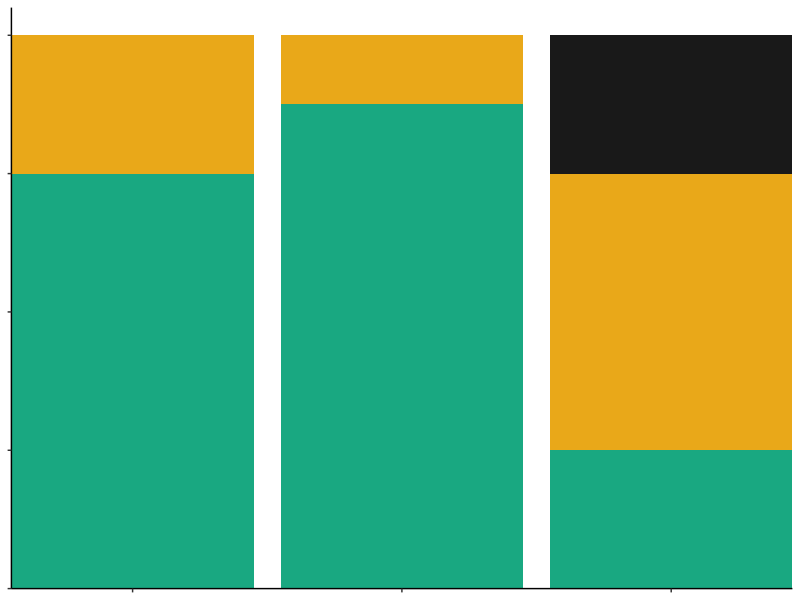
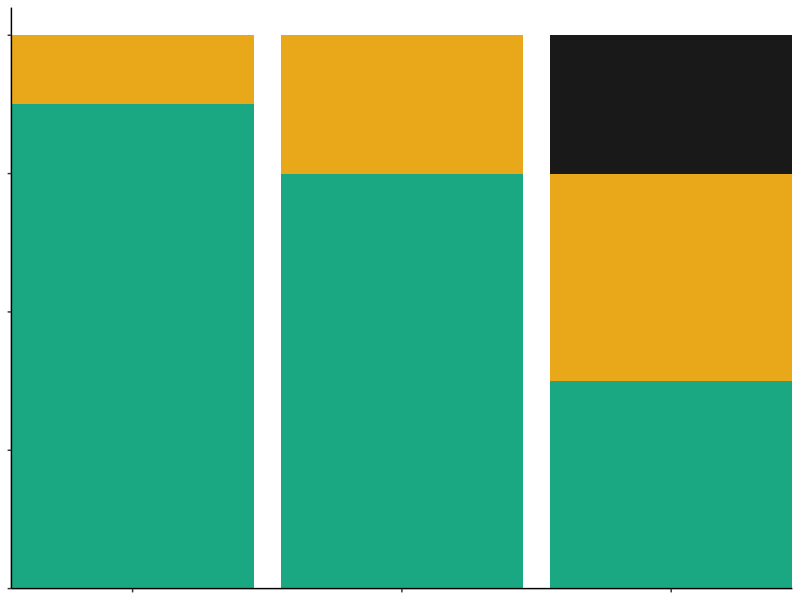
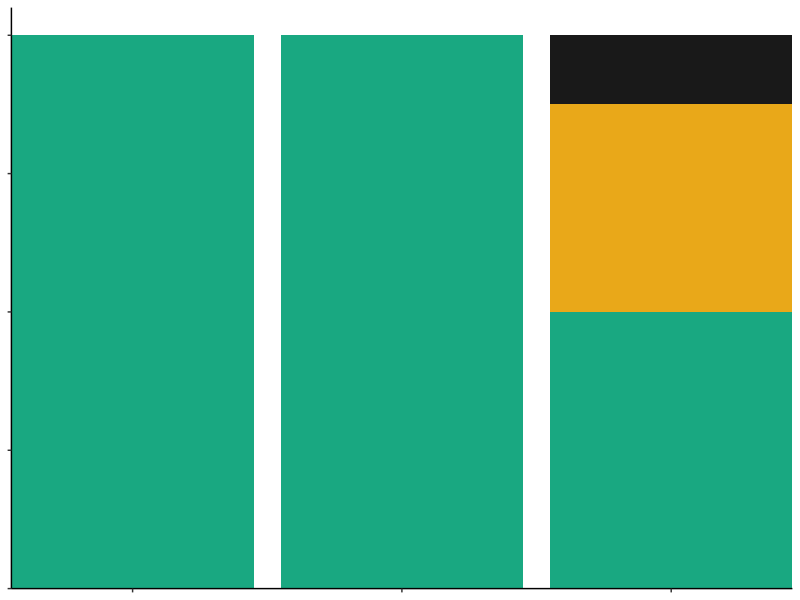
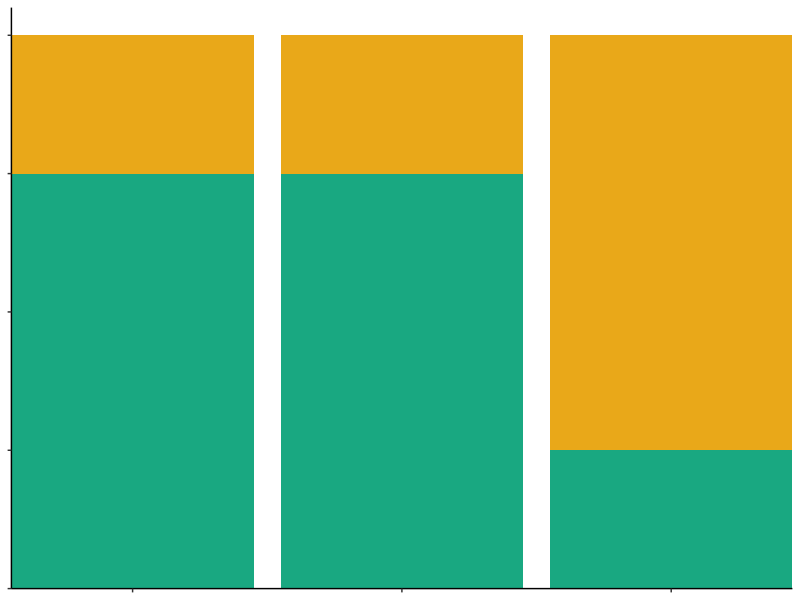
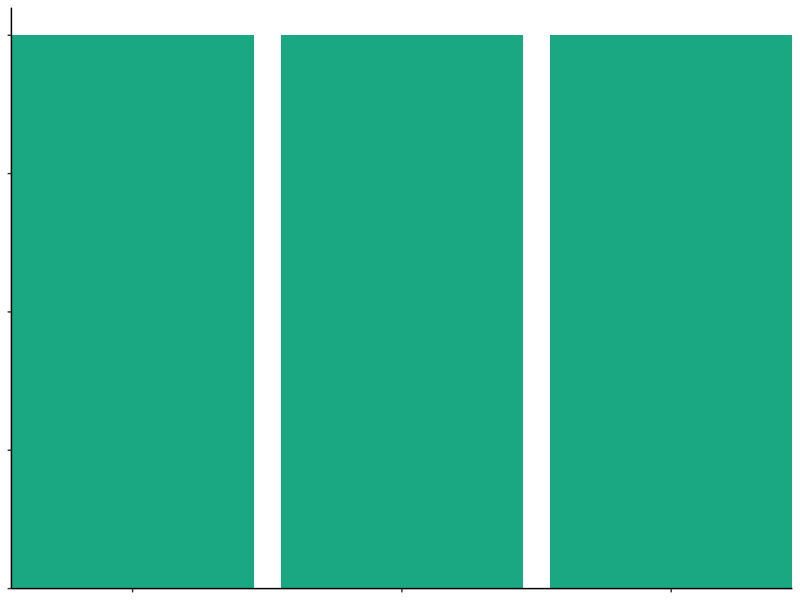
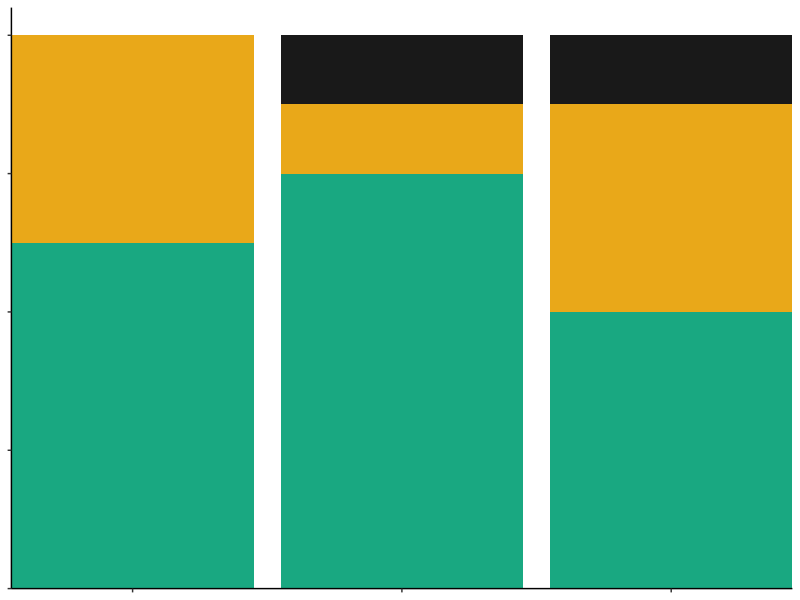
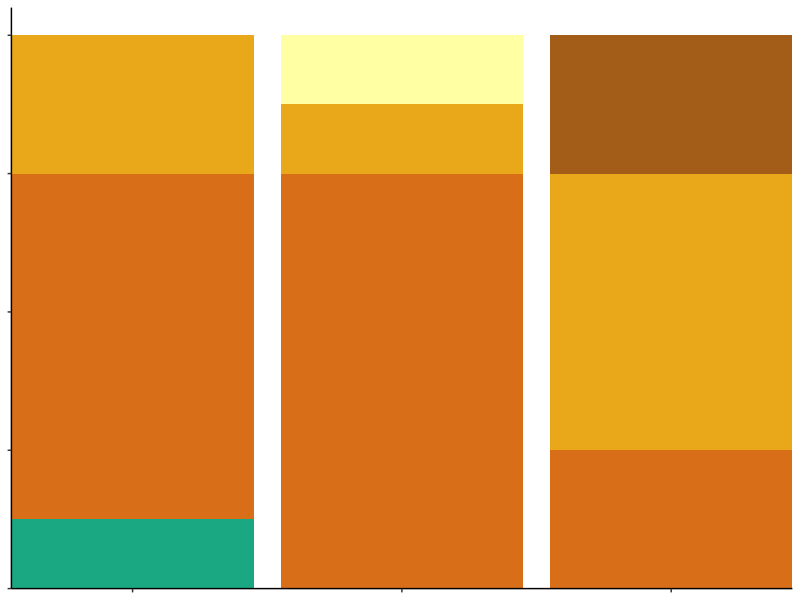
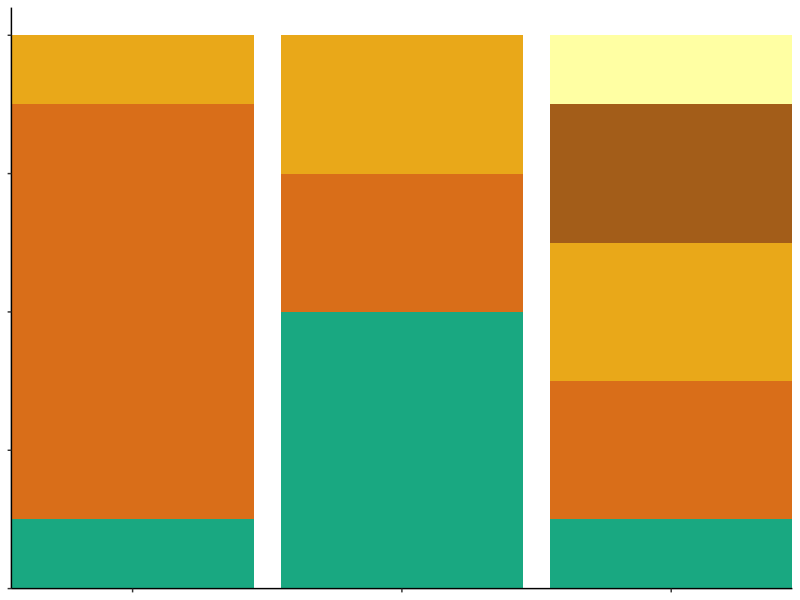

The R script that drew these images, in order:
## ---- chunk 1
knitr::opts_chunk$set(echo = TRUE)
## ---- chunk 2
library(tidyverse)

level_order_y1 <- c("Never Established", "Established then Disappeared", "Established and Persisted")
level_order_y2 <- c("Disappeared after Year 1", "Newly Established then Disappeared", "Reappeared then Disappeared", "Persisted then Disappeared", "Persisted")
level_order_y3 <- c("Disappeared", "Reappeared", "Persisted")
## ---- chunk 3
poppers <- read_csv("../Processed.Data/PopPersistence.csv")
## ---- chunk 4
BSy1 <- poppers %>% 
  select(PopId:Envt, Y1Persistence) %>% 
  filter(RILSet=="Germany x Tajikistan", Envt=="Control")

TCy1 <- poppers %>% 
  select(PopId:Envt, Y1Persistence) %>% 
  filter(RILSet=="UK x USA")

ISy1 <- poppers %>% 
  select(PopId:Envt, Y1Persistence) %>% 
  filter(RILSet=="Italy x Sweden", Envt=="Control")

y1humid <- poppers %>% 
  select(PopId:Envt, Y1Persistence) %>% 
  filter(RILSet=="Italy x Sweden", Envt=="High Humidity")

y1soil <- poppers %>% 
  select(PopId:Envt, Y1Persistence) %>% 
  filter(RILSet=="Italy x Sweden", Envt=="Native Soil")

y1straw <- poppers %>% 
  select(PopId:Envt, Y1Persistence) %>% 
  filter(RILSet=="Italy x Sweden", Envt=="Straw Litter" )
## ---- chunk 5
#First, make a contingency table from the data 
BSy1_contingtable <- table(BSy1$Dormancy, BSy1$Y1Persistence)

#make a graph - convert to long format 
BSy1prop <- prop.table(BSy1_contingtable, 1) #proportions 

BSdfpers <- as.data.frame.matrix(BSy1prop)
BSdfpers$DORM <- c("Dormant", "Mixed", "Non-Dormant")
BSdfpers$RIL <-c("Germany x Tajikistan", "Germany x Tajikistan", "Germany x Tajikistan")

#Perform a chi-square test 
BSy1chisq <- chisq.test(BSy1_contingtable)

BSdfpers_long <- gather(BSdfpers, Status, Proportion, "Established and Persisted":"Never Established", factor_key=TRUE)
  
BSy1persgraph <- BSdfpers_long %>% ggplot(aes(y=Proportion, x=DORM, fill=factor(Status, level=level_order_y1))) + 
    geom_bar(stat="identity", position = "fill", alpha=0.9) + 
    theme_classic() + 
    #labs(y=paste0("Prop. of","\n", "Populations"), x="Dormancy") + 
    theme(text=element_text(size=30), legend.position = "none", 
          axis.title.y=element_blank(), axis.text.y=element_blank(),
          axis.title.x=element_blank(), axis.text.x=element_blank()) +
    scale_x_discrete(expand = expansion(mult = c(0,0))) + 
    scale_y_continuous(expand = expansion(mult = c(0, .05)), limits = c(0, 1)) + 
    scale_fill_manual(values=c("#000000", "#E69F00", "#009E73"))
ggsave("../Figures/PopPersistence/FigS9F_PopPers_GermTaj_Y1.png", width=10, height=5, units="in")
## ---- chunk 6
#First, make a contingency table from the data
TCy1_contingtable <- table(TCy1$Dormancy, TCy1$Y1Persistence)
  
#Perform a chi-square test 
TCy1chisq <- chisq.test(TCy1_contingtable)

#make a graph - convert to long format 
TCy1prop <- prop.table(TCy1_contingtable, 1) #proportions 
  
TCdfpers <- as.data.frame.matrix(TCy1prop)
TCdfpers$DORM <- c("Dormant", "Mixed", "Non-Dormant")
TCdfpers$RIL <-c("UK x USA", "UK x USA", "UK x USA")

TCdfpers_long <- gather(TCdfpers, Status, Proportion, "Established and Persisted":"Never Established", factor_key=TRUE)

TCy1persgraph <- TCdfpers_long %>% ggplot(aes(y=Proportion, x=DORM, fill=factor(Status, level=level_order_y1))) + 
    geom_bar(stat="identity", position = "fill", alpha=0.9) + 
    theme_classic() + 
    #labs(y=paste0("Prop. of","\n", "Populations"), x="Dormancy") + 
    theme(text=element_text(size=30), legend.position = "none", 
          axis.title.y=element_blank(), axis.text.y=element_blank(),
          axis.title.x=element_blank(), axis.text.x=element_blank()) +
    scale_x_discrete(expand = expansion(mult = c(0,0))) + 
    scale_y_continuous(expand = expansion(mult = c(0, .05)), limits = c(0, 1)) + 
    scale_fill_manual(values=c("#000000", "#E69F00", "#009E73"))
ggsave("../Figures/PopPersistence/FigS9F_PopPers_UKUSA_Y1.png", width=10, height=5, units="in")
## ---- chunk 7
#First, make a contingency table from the data
ISy1_contingtable <- table(ISy1$Dormancy, ISy1$Y1Persistence)

#Perform a chi-square test 
ISy1chisq <- chisq.test(ISy1_contingtable)

#make a graph - convert to long format 
ISy1prop <- prop.table(ISy1_contingtable, 1) #proportions 

ISdfpers <- as.data.frame.matrix(ISy1prop)
ISdfpers$DORM <- c("Dormant", "Mixed", "Non-Dormant")
ISdfpers$RIL <-c("Italy x Sweden", "Italy x Sweden", "Italy x Sweden")

ISdfpers_long <- gather(ISdfpers, Status, Proportion, "Established and Persisted":"Never Established", factor_key=TRUE)
  
ISy1persgraph <- ISdfpers_long %>% ggplot(aes(y=Proportion, x=DORM, fill=factor(Status, level=level_order_y1))) + 
    geom_bar(stat="identity", position = "fill", alpha=0.9) + 
    theme_classic() + 
    #labs(y=paste0("Prop. of","\n", "Populations"), x="Dormancy") + 
    theme(text=element_text(size=30), legend.position = "none", 
          axis.title.y=element_blank(), axis.text.y=element_blank(),
          axis.title.x=element_blank(), axis.text.x=element_blank()) +
    scale_x_discrete(expand = expansion(mult = c(0,0))) + 
    scale_y_continuous(expand = expansion(mult = c(0, .05)), limits = c(0, 1)) +
    scale_fill_manual(values=c("#000000", "#E69F00", "#009E73"))
ggsave("../Figures/PopPersistence/Fig3_PopPers_ISCtrl_Y1.png", width=10, height=5, units="in")
## ---- chunk 8
#First, make a contingency table from the data
y1humid_contingtable <- table(y1humid$Dormancy, y1humid$Y1Persistence)

#Perform a chi-square test 
y1humidchisq <- chisq.test(y1humid_contingtable)

#make a graph - convert to long format 
y1humidprop <- prop.table(y1humid_contingtable, 1) #proportions 

humiddfpers <- as.data.frame.matrix(y1humidprop)
humiddfpers$DORM <- c("Dormant", "Mixed", "Non-Dormant")
humiddfpers$RIL <-c("High Humidity","High Humidity","High Humidity")

humiddfpers_long <- gather(humiddfpers, Status, Proportion, "Established and Persisted":"Established then Disappeared", factor_key=TRUE)

humidy1persgraph <- humiddfpers_long %>% ggplot(aes(y=Proportion, x=DORM, fill=factor(Status, level=level_order_y1))) + 
    geom_bar(stat="identity", position = "fill", alpha=0.9) + 
    theme_classic() + 
    theme(text=element_text(size=30), legend.position = "none",            axis.title.y=element_blank(), axis.text.y=element_blank(),           axis.title.x=element_blank(), axis.text.x=element_blank()) +     scale_x_discrete(expand = expansion(mult = c(0,0))) +      scale_y_continuous(expand = expansion(mult = c(0, .05)), limits = c(0, 1)) +
    scale_fill_manual(values=c("#E69F00", "#009E73"))
ggsave("../Figures/PopPersistence/Fig3_PopPers_ISHH_Y1.png", width=10, height=5, units="in")
## ---- chunk 9
#First, make a contingency table from the data
y1soil_contingtable <- table(y1soil$Dormancy, y1soil$Y1Persistence)

#Perform a chi-square test 
y1soilchisq <- chisq.test(y1soil_contingtable)

#make a graph - convert to long format 
y1soilprop <- prop.table(y1soil_contingtable, 1) #proportions 

soildfpers <- as.data.frame.matrix(y1soilprop)
soildfpers$DORM <- c("Dormant", "Mixed", "Non-Dormant")
soildfpers$RIL <-c("Drought","Drought","Drought")

soildfpers_long <- gather(soildfpers, Status, Proportion, "Established and Persisted", factor_key=TRUE)
  
soily1persgraph <- soildfpers_long %>% ggplot(aes(y=Proportion, x=DORM, fill=factor(Status, level=level_order_y1))) + 
    geom_bar(stat="identity", position = "fill", alpha=0.9) + 
    theme_classic() + 
    theme(text=element_text(size=30), legend.position = "none",            axis.title.y=element_blank(), axis.text.y=element_blank(),           axis.title.x=element_blank(), axis.text.x=element_blank()) +     scale_x_discrete(expand = expansion(mult = c(0,0))) +      scale_y_continuous(expand = expansion(mult = c(0, .05)), limits = c(0, 1)) +
    scale_fill_manual(values=c("#009E73"))
ggsave("../Figures/PopPersistence/Fig3_PopPers_ISNS_Y1.png", width=10, height=5, units="in")
## ---- chunk 10
#First, make a contingency table from the data
y1straw_contingtable <- table(y1straw$Dormancy, y1straw$Y1Persistence)

#Perform a chi-square test 
y1strawchisq <- chisq.test(y1straw_contingtable)

#make a graph - convert to long format 
y1strawprop <- prop.table(y1straw_contingtable, 1) #proportions 

strawdfpers <- as.data.frame.matrix(y1strawprop)
strawdfpers$DORM <- c("Dormant", "Mixed", "Non-Dormant")
strawdfpers$RIL <-c("Drought","Drought","Drought")

strawdfpers_long <- gather(strawdfpers, Status, Proportion, "Established and Persisted":"Never Established", factor_key=TRUE)
  
strawy1persgraph <- strawdfpers_long %>% ggplot(aes(y=Proportion, x=DORM, fill=factor(Status, level=level_order_y1))) + 
    geom_bar(stat="identity", position = "fill", alpha=0.9) + 
    theme_classic() + 
    theme(text=element_text(size=30), legend.position = "none",            axis.title.y=element_blank(), axis.text.y=element_blank(),           axis.title.x=element_blank(), axis.text.x=element_blank()) +     scale_x_discrete(expand = expansion(mult = c(0,0))) +      scale_y_continuous(expand = expansion(mult = c(0, .05)), limits = c(0, 1)) +
    scale_fill_manual(values=c("#000000", "#E69F00", "#009E73"))
ggsave("../Figures/PopPersistence/Fig3_PopPers_ISLitter_Y1.png", width=10, height=5, units="in")
## ---- chunk 11
BSy2 <- poppers %>% 
  select(PopId:Envt, Y2Persistence) %>% 
  filter(RILSet=="Germany x Tajikistan", Envt=="Control")

TCy2 <- poppers %>% 
  select(PopId:Envt, Y2Persistence) %>% 
  filter(RILSet=="UK x USA")

ISy2 <- poppers %>% 
  select(PopId:Envt, Y2Persistence) %>% 
  filter(RILSet=="Italy x Sweden", Envt=="Control")

y2humid <- poppers %>% 
  select(PopId:Envt, Y2Persistence) %>% 
  filter(RILSet=="Italy x Sweden", Envt=="High Humidity")

y2soil <- poppers %>% 
  select(PopId:Envt, Y2Persistence) %>% 
  filter(RILSet=="Italy x Sweden", Envt=="Native Soil")

y2straw <- poppers %>% 
  select(PopId:Envt, Y2Persistence) %>% 
  filter(RILSet=="Italy x Sweden", Envt=="Straw Litter" )
## ---- chunk 12
#First, make a contingency table from the data
BSy2_contingtable <- table(BSy2$Dormancy, BSy2$Y2Persistence)
  
#Perform a chi-square test 
BSy2chisq <- chisq.test(BSy2_contingtable)

#make a graph - convert to long format 
BSy2prop <- prop.table(BSy2_contingtable, 1) #proportions 

BSdfpers <- as.data.frame.matrix(BSy2prop)
BSdfpers$DORM <- c("Dormant", "Mixed", "Non-Dormant")
BSdfpers$RIL <-c("Germany x Tajikistan", "Germany x Tajikistan", "Germany x Tajikistan")
BSdfpers_long <- gather(BSdfpers, Status, Proportion, "Disappeared after Year 1":"Reappeared then Disappeared", factor_key=TRUE)
  
BSy1persgraph <- BSdfpers_long %>% ggplot(aes(y=Proportion, x=DORM, fill=factor(Status, level=level_order_y2))) + 
    geom_bar(stat="identity", position = "fill", alpha=0.9) + 
    theme_classic() + 
    theme(text=element_text(size=30), legend.position = "none",            axis.title.y=element_blank(), axis.text.y=element_blank(),           axis.title.x=element_blank(), axis.text.x=element_blank()) +     scale_x_discrete(expand = expansion(mult = c(0,0))) +      scale_y_continuous(expand = expansion(mult = c(0, .05)), limits = c(0, 1)) +
    scale_fill_manual(values=c("#FFFF99","#994C00", "#E69F00","#D55E00","#009E73"))
ggsave("../Figures/PopPersistence/FigS9F_PopPers_GermTaj_Y2.png", width=10, height=5, units="in")
## ---- chunk 13
#First, make a contingency table from the data
TCy2_contingtable <- table(TCy2$Dormancy, TCy2$Y2Persistence)

#Perform a chi-square test 
TCy2chisq <- chisq.test(TCy2_contingtable)

#make a graph - convert to long format 
TCy2prop <- prop.table(TCy2_contingtable, 1) #proportions 

TCdfpers <- as.data.frame.matrix(TCy2prop)
TCdfpers$DORM <- c("Dormant", "Mixed", "Non-Dormant")
TCdfpers$RIL <-c("UK x USA", "UK x USA", "UK x USA")

TCdfpers_long <- gather(TCdfpers, Status, Proportion, "Disappeared after Year 1":"Reappeared then Disappeared", factor_key=TRUE)
  
TCy1persgraph <- TCdfpers_long %>% ggplot(aes(y=Proportion, x=DORM, fill=factor(Status, level=level_order_y2))) + 
    geom_bar(stat="identity", position = "fill", alpha=0.9) + 
    theme_classic() + 
    theme(text=element_text(size=30), legend.position = "none",            axis.title.y=element_blank(), axis.text.y=element_blank(),           axis.title.x=element_blank(), axis.text.x=element_blank()) +     scale_x_discrete(expand = expansion(mult = c(0,0))) +      scale_y_continuous(expand = expansion(mult = c(0, .05)), limits = c(0, 1)) +
    scale_fill_manual(values=c("#FFFF99","#994C00", "#E69F00","#D55E00","#009E73"))
ggsave("../Figures/PopPersistence/FigS9F_PopPers_UKUSA_Y2.png", width=10, height=5, units="in")
## ---- chunk 14
#First, make a contingency table from the data
ISy2_contingtable <- table(ISy2$Dormancy, ISy2$Y2Persistence)

#Perform a chi-square test 
ISy2chisq <- chisq.test(ISy2_contingtable)

#make a graph - convert to long format 
ISy2prop <- prop.table(ISy2_contingtable, 1) #proportions 

ISdfpers <- as.data.frame.matrix(ISy2prop)
ISdfpers$DORM <- c("Dormant", "Mixed", "Non-Dormant")
ISdfpers$RIL <-c("Italy x Sweden", "Italy x Sweden", "Italy x Sweden")

ISdfpers_long <- gather(ISdfpers, Status, Proportion, "Disappeared after Year 1":"Reappeared then Disappeared", factor_key=TRUE)
  
ISy1persgraph <- ISdfpers_long %>% ggplot(aes(y=Proportion, x=DORM, fill=factor(Status, level=level_order_y2))) + 
    geom_bar(stat="identity", position = "fill", alpha=0.9) + 
    theme_classic() + 
    theme(text=element_text(size=30), legend.position = "none",            axis.title.y=element_blank(), axis.text.y=element_blank(),           axis.title.x=element_blank(), axis.text.x=element_blank()) +     scale_x_discrete(expand = expansion(mult = c(0,0))) +      scale_y_continuous(expand = expansion(mult = c(0, .05)), limits = c(0, 1)) +
    scale_fill_manual(values=c("#FFFF99","#994C00", "#E69F00","#D55E00","#009E73"))
ggsave("../Figures/PopPersistence/Fig3_PopPers_ISCtrl_Y2.png", width=10, height=5, units="in")
## ---- chunk 15
#First, make a contingency table from the data
y2humid_contingtable <- table(y2humid$Dormancy, y2humid$Y2Persistence)

#Perform a chi-square test 
y2humidchisq <- chisq.test(y2humid_contingtable)

#make a graph - convert to long format 
y2humidprop <- prop.table(y2humid_contingtable, 1) #proportions 

humiddfpers <- as.data.frame.matrix(y2humidprop)
humiddfpers$DORM <- c("Dormant", "Mixed", "Non-Dormant")
humiddfpers$RIL <-c("Drought","Drought","Drought")
humiddfpers_long <- gather(humiddfpers, Status, Proportion, "Disappeared after Year 1":"Reappeared then Disappeared", factor_key=TRUE)
  
humidy1persgraph <- humiddfpers_long %>% ggplot(aes(y=Proportion, x=DORM, fill=factor(Status, level=level_order_y2))) + 
    geom_bar(stat="identity", position = "fill", alpha=0.9) + 
    theme_classic() + 
    theme(text=element_text(size=30), legend.position = "none",            axis.title.y=element_blank(), axis.text.y=element_blank(),           axis.title.x=element_blank(), axis.text.x=element_blank()) +     scale_x_discrete(expand = expansion(mult = c(0,0))) +      scale_y_continuous(expand = expansion(mult = c(0, .05)), limits = c(0, 1)) +
    scale_fill_manual(values=c("#FFFF99", "#E69F00","#D55E00","#009E73"))
ggsave("../Figures/PopPersistence/Fig3_PopPers_ISHH_Y2.png", width=10, height=5, units="in")
## ---- chunk 16
#First, make a contingency table from the data
y2soil_contingtable <- table(y2soil$Dormancy, y2soil$Y2Persistence)

#Perform a chi-square test 
y2soilchisq <- chisq.test(y2soil_contingtable)

#make a graph - convert to long format 
y2soilprop <- prop.table(y2soil_contingtable, 1) #proportions 

soildfpers <- as.data.frame.matrix(y2soilprop)
soildfpers$DORM <- c("Dormant", "Mixed", "Non-Dormant")
soildfpers$RIL <-c("Drought","Drought","Drought")
soildfpers_long <- gather(soildfpers, Status, Proportion, "Disappeared after Year 1":"Persisted then Disappeared", factor_key=TRUE)
  
soily1persgraph <- soildfpers_long %>% ggplot(aes(y=Proportion, x=DORM, fill=factor(Status, level=level_order_y2))) + 
    geom_bar(stat="identity", position = "fill", alpha=0.9) + 
    theme_classic() + 
    theme(text=element_text(size=30), legend.position = "none",            axis.title.y=element_blank(), axis.text.y=element_blank(),           axis.title.x=element_blank(), axis.text.x=element_blank()) +     scale_x_discrete(expand = expansion(mult = c(0,0))) +      scale_y_continuous(expand = expansion(mult = c(0, .05)), limits = c(0, 1)) +
    scale_fill_manual(values=c("#FFFF99","#D55E00","#009E73"))
ggsave("../Figures/PopPersistence/Fig3_PopPers_ISNS_Y2.png", width=10, height=5, units="in")
## ---- chunk 17
#First, make a contingency table from the data
y2straw_contingtable <- table(y2straw$Dormancy, y2straw$Y2Persistence)

#Perform a chi-square test 
y2strawchisq <- chisq.test(y2straw_contingtable)

#make a graph - convert to long format 
y2strawprop <- prop.table(y2straw_contingtable, 1) #proportions 

strawdfpers <- as.data.frame.matrix(y2strawprop)
strawdfpers$DORM <- c("Dormant", "Mixed", "Non-Dormant")
strawdfpers$RIL <-c("Drought","Drought","Drought")
strawdfpers_long <- gather(strawdfpers, Status, Proportion, "Disappeared after Year 1":"Reappeared then Disappeared", factor_key=TRUE)
  
strawy1persgraph <- strawdfpers_long %>% ggplot(aes(y=Proportion, x=DORM, fill=factor(Status, level=level_order_y2))) + 
    geom_bar(stat="identity", position = "fill", alpha=0.9) + 
    theme_classic() + 
    theme(text=element_text(size=30), legend.position = "none",            axis.title.y=element_blank(), axis.text.y=element_blank(),           axis.title.x=element_blank(), axis.text.x=element_blank()) +     scale_x_discrete(expand = expansion(mult = c(0,0))) +      scale_y_continuous(expand = expansion(mult = c(0, .05)), limits = c(0, 1)) +
    scale_fill_manual(values=c("#FFFF99","#994C00", "#E69F00","#D55E00","#009E73"))
ggsave("../Figures/PopPersistence/Fig3_PopPers_ISLitter_Y2.png", width=10, height=5, units="in")
## ---- chunk 18
BSy3 <- poppers %>% 
  select(PopId:Envt, Y3Resurrection) %>% 
  filter(RILSet=="Germany x Tajikistan", Envt=="Control")

TCy3 <- poppers %>% 
  select(PopId:Envt, Y3Resurrection) %>% 
  filter(RILSet=="UK x USA")

ISy3 <- poppers %>% 
  select(PopId:Envt, Y3Resurrection) %>% 
  filter(RILSet=="Italy x Sweden", Envt=="Control")

y3humid <- poppers %>% 
  select(PopId:Envt, Y3Resurrection) %>% 
  filter(RILSet=="Italy x Sweden", Envt=="High Humidity")

y3soil <- poppers %>% 
  select(PopId:Envt, Y3Resurrection) %>% 
  filter(RILSet=="Italy x Sweden", Envt=="Native Soil")

y3straw <- poppers %>% 
  select(PopId:Envt, Y3Resurrection) %>% 
  filter(RILSet=="Italy x Sweden", Envt=="Straw Litter" )
## ---- chunk 19
#First, make a contingency table from the data
BSy3_contingtable <- table(BSy3$Dormancy, BSy3$Y3Resurrection)

#Perform a chi-square test 
BSy3chisq <- chisq.test(BSy3_contingtable)

#make a graph - convert to long format 
BSy3prop <- prop.table(BSy3_contingtable, 1) #proportions 

BSdfpers <- as.data.frame.matrix(BSy3prop)
BSdfpers$DORM <- c("Dormant", "Mixed", "Non-Dormant")
BSdfpers$RIL <-c("Germany x Tajikistan", "Germany x Tajikistan", "Germany x Tajikistan")
BSdfpers_long <- gather(BSdfpers, Status, Proportion, "Disappeared":"Reappeared", factor_key=TRUE)
  
BSy1persgraph <- BSdfpers_long %>% ggplot(aes(y=Proportion, x=DORM, fill=factor(Status, level=level_order_y3))) +  
    geom_bar(stat="identity", position = "fill", alpha=0.9) + 
    theme_classic() + 
    theme(text=element_text(size=30), legend.position = "none",            axis.title.y=element_blank(), axis.text.y=element_blank(),           axis.title.x=element_blank(), axis.text.x=element_blank()) +     scale_x_discrete(expand = expansion(mult = c(0,0))) +      scale_y_continuous(expand = expansion(mult = c(0, .05)), limits = c(0, 1)) +
    scale_fill_manual(values=c("#FFFF99","#00CCCC","#009E73"))
ggsave("../Figures/PopPersistence/FigS9F_PopPers_GermTaj_Y3.png", width=10, height=5, units="in")
## ---- chunk 20
#First, make a contingency table from the data
TCy3_contingtable <- table(TCy3$Dormancy, TCy3$Y3Resurrection)

#Perform a chi-square test 
TCy3chisq <- chisq.test(TCy3_contingtable)

#make a graph - convert to long format 
TCy3prop <- prop.table(TCy3_contingtable, 1) #proportions 

TCdfpers <- as.data.frame.matrix(TCy3prop)
TCdfpers$DORM <- c("Dormant", "Mixed", "Non-Dormant")
TCdfpers$RIL <-c("UK x USA", "UK x USA", "UK x USA")
TCdfpers_long <- gather(TCdfpers, Status, Proportion, "Persisted":"Reappeared", factor_key=TRUE)
  
TCy1persgraph <- TCdfpers_long %>% ggplot(aes(y=Proportion, x=DORM, fill=factor(Status, level=level_order_y3))) + 
    geom_bar(stat="identity", position = "fill", alpha=0.9) + 
    theme_classic() + 
    theme(text=element_text(size=30), legend.position = "none",            axis.title.y=element_blank(), axis.text.y=element_blank(),           axis.title.x=element_blank(), axis.text.x=element_blank()) +     scale_x_discrete(expand = expansion(mult = c(0,0))) +      scale_y_continuous(expand = expansion(mult = c(0, .05)), limits = c(0, 1)) +
    scale_fill_manual(values=c("#00CCCC","#009E73"))
ggsave("../Figures/PopPersistence/FigS9F_PopPers_UKUSA_Y3.png", width=10, height=5, units="in")
## ---- chunk 21
#First, make a contingency table from the data
ISy3_contingtable <- table(ISy3$Dormancy, ISy3$Y3Resurrection)

#Perform a chi-square test 
ISy3chisq <- chisq.test(ISy3_contingtable)

#make a graph - convert to long format 
ISy3prop <- prop.table(ISy3_contingtable, 1) #proportions 

ISdfpers <- as.data.frame.matrix(ISy3prop)
ISdfpers$DORM <- c("Dormant", "Mixed", "Non-Dormant")
ISdfpers$RIL <-c("Italy x Sweden", "Italy x Sweden", "Italy x Sweden")
ISdfpers_long <- gather(ISdfpers, Status, Proportion, "Persisted":"Reappeared", factor_key=TRUE)
  
ISy1persgraph <- ISdfpers_long %>% ggplot(aes(y=Proportion, x=DORM, fill=factor(Status, level=level_order_y3))) +  
    geom_bar(stat="identity", position = "fill", alpha=0.9) + 
    theme_classic() + 
    theme(text=element_text(size=30), legend.position = "none",            axis.title.y=element_blank(), axis.text.y=element_blank(),           axis.title.x=element_blank(), axis.text.x=element_blank()) +     scale_x_discrete(expand = expansion(mult = c(0,0))) +      scale_y_continuous(expand = expansion(mult = c(0, .05)), limits = c(0, 1)) +
    scale_fill_manual(values=c("#00CCCC","#009E73"))
ggsave("../Figures/PopPersistence/Fig3_PopPers_ISCtrl_Y3.png", width=10, height=5, units="in")
## ---- chunk 22
#First, make a contingency table from the data
y3humid_contingtable <- table(y3humid$Dormancy, y3humid$Y3Resurrection)

#Perform a chi-square test 
y3humidchisq <- chisq.test(y3humid_contingtable)

#make a graph - convert to long format 
y3humidprop <- prop.table(y3humid_contingtable, 1) #proportions 

humiddfpers <- as.data.frame.matrix(y3humidprop)
humiddfpers$DORM <- c("Dormant", "Mixed", "Non-Dormant")
humiddfpers$RIL <-c("Drought","Drought","Drought")
humiddfpers_long <- gather(humiddfpers, Status, Proportion, "Persisted":"Reappeared", factor_key=TRUE)
  
humidy1persgraph <- humiddfpers_long %>% ggplot(aes(y=Proportion, x=DORM, fill=factor(Status, level=level_order_y3))) + 
    geom_bar(stat="identity", position = "fill", alpha=0.9) + 
    theme_classic() + 
    theme(text=element_text(size=30), legend.position = "none",            axis.title.y=element_blank(), axis.text.y=element_blank(),           axis.title.x=element_blank(), axis.text.x=element_blank()) +     scale_x_discrete(expand = expansion(mult = c(0,0))) +      scale_y_continuous(expand = expansion(mult = c(0, .05)), limits = c(0, 1)) +
    scale_fill_manual(values=c("#00CCCC","#009E73"))
ggsave("../Figures/PopPersistence/Fig3_PopPers_ISHH_Y3.png", width=10, height=5, units="in")
## ---- chunk 23
#First, make a contingency table from the data
y3soil_contingtable <- table(y3soil$Dormancy, y3soil$Y3Resurrection)

#Perform a chi-square test 
y3soilchisq <- chisq.test(y3soil_contingtable)

#make a graph - convert to long format 
y3soilprop <- prop.table(y3soil_contingtable, 1) #proportions 

soildfpers <- as.data.frame.matrix(y3soilprop)
soildfpers$DORM <- c("Dormant", "Mixed", "Non-Dormant")
soildfpers$RIL <-c("Drought","Drought","Drought")
soildfpers_long <- gather(soildfpers, Status, Proportion, "Disappeared":"Reappeared", factor_key=TRUE)
  
soily1persgraph <- soildfpers_long %>% ggplot(aes(y=Proportion, x=DORM, fill=factor(Status, level=level_order_y3))) + 
    geom_bar(stat="identity", position = "fill", alpha=0.9) + 
    theme_classic() + 
    theme(text=element_text(size=30), legend.position = "none",            axis.title.y=element_blank(), axis.text.y=element_blank(),           axis.title.x=element_blank(), axis.text.x=element_blank()) +     scale_x_discrete(expand = expansion(mult = c(0,0))) +      scale_y_continuous(expand = expansion(mult = c(0, .05)), limits = c(0, 1)) +
    scale_fill_manual(values=c("#FFFF99","#00CCCC","#009E73"))
ggsave("../Figures/PopPersistence/Fig3_PopPers_ISNS_Y3.png", width=10, height=5, units="in")
## ---- chunk 24
#First, make a contingency table from the data
y3straw_contingtable <- table(y3straw$Dormancy, y3straw$Y3Resurrection)

#Perform a chi-square test 
y3strawchisq <- chisq.test(y3straw_contingtable)

#make a graph - convert to long format 
y3strawprop <- prop.table(y3straw_contingtable, 1) #proportions 

strawdfpers <- as.data.frame.matrix(y3strawprop)
strawdfpers$DORM <- c("Dormant", "Mixed", "Non-Dormant")
strawdfpers$RIL <-c("Drought","Drought","Drought")
strawdfpers_long <- gather(strawdfpers, Status, Proportion, "Persisted":"Reappeared", factor_key=TRUE)
  
strawy1persgraph <- strawdfpers_long %>% ggplot(aes(y=Proportion, x=DORM, fill=factor(Status, level=level_order_y3))) + 
    geom_bar(stat="identity", position = "fill", alpha=0.9) + 
    theme_classic() + 
    theme(text=element_text(size=30), legend.position = "none",            axis.title.y=element_blank(), axis.text.y=element_blank(),           axis.title.x=element_blank(), axis.text.x=element_blank()) +     scale_x_discrete(expand = expansion(mult = c(0,0))) +      scale_y_continuous(expand = expansion(mult = c(0, .05)), limits = c(0, 1)) +
    scale_fill_manual(values=c("#00CCCC","#009E73"))
ggsave("../Figures/PopPersistence/Fig3_PopPers_ISLitter_Y3.png", width=10, height=5, units="in")
